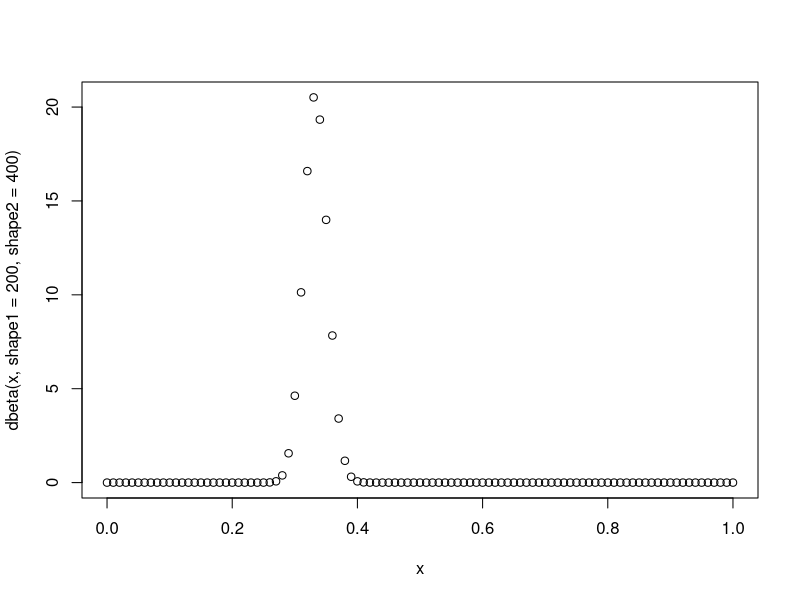
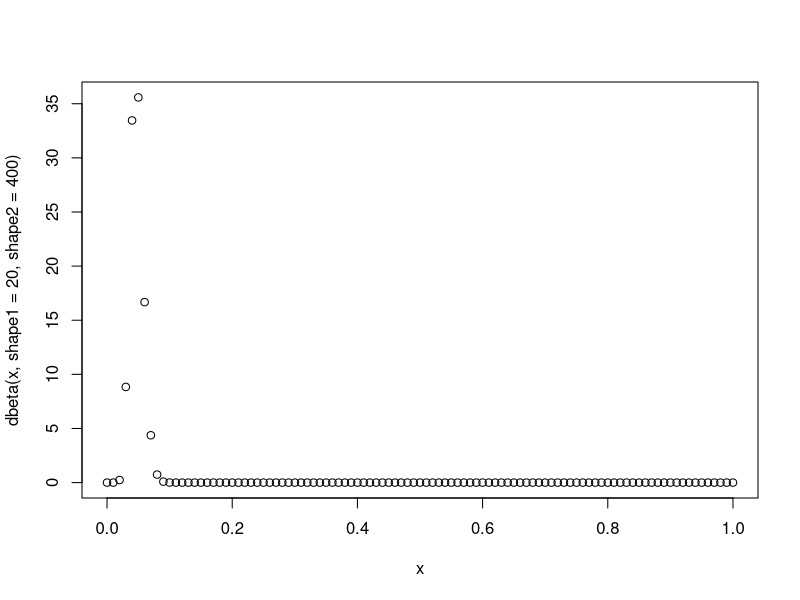
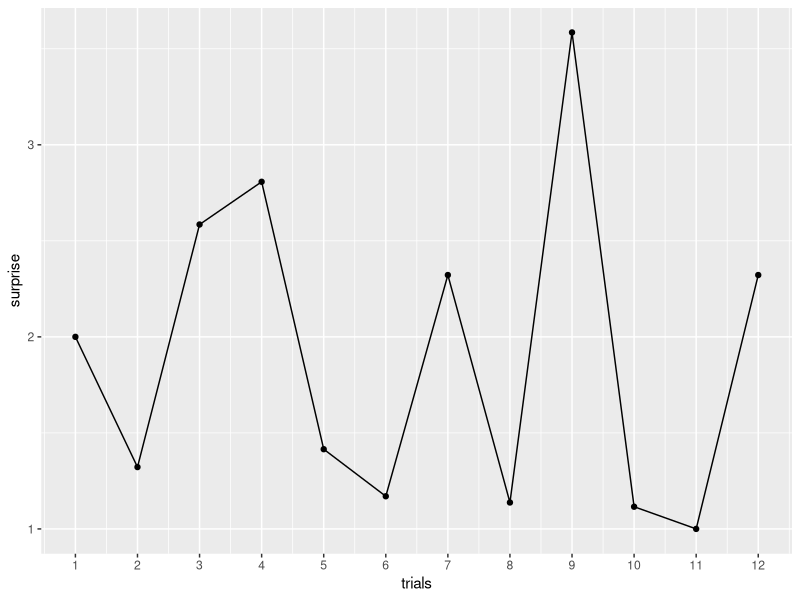
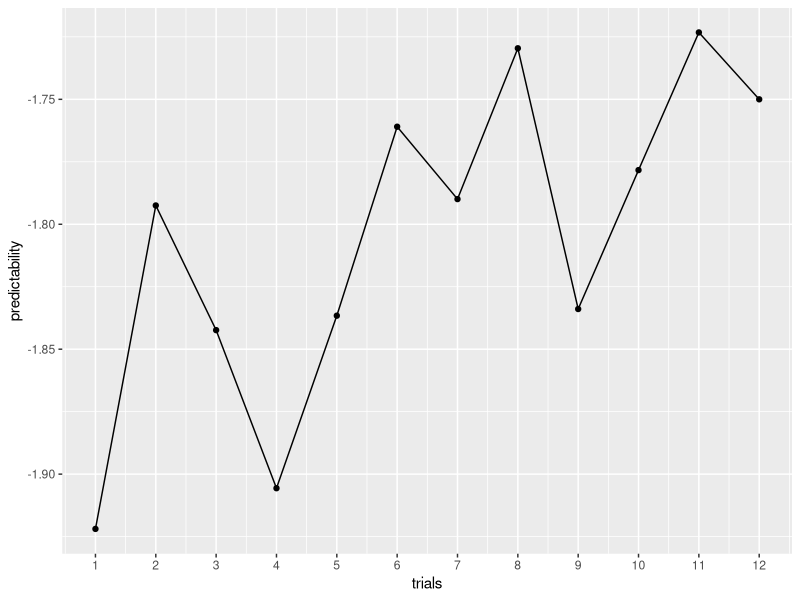
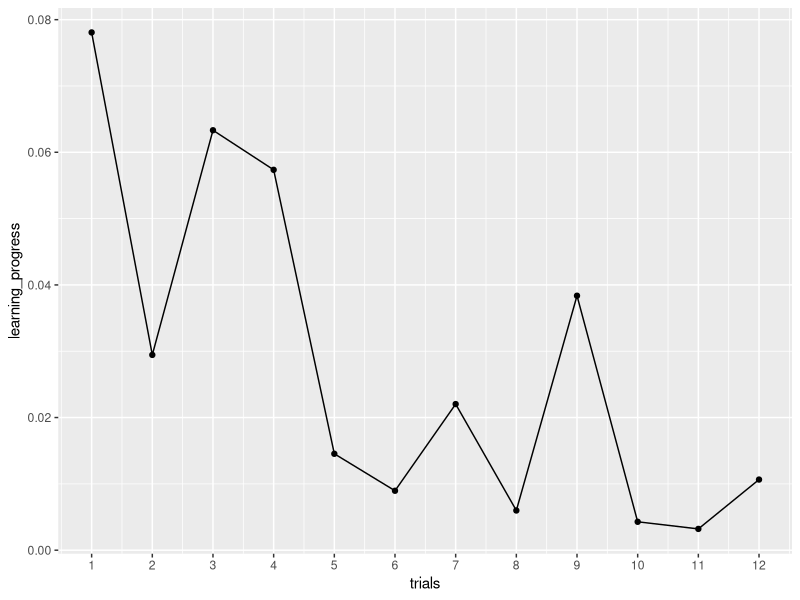
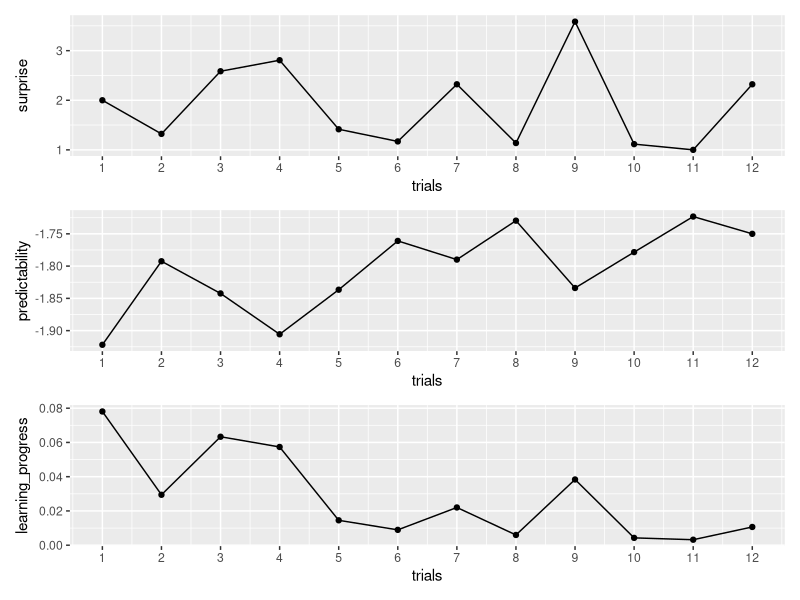

Write R code to recreate these figures, in order.
## ---- chunk 1
library(tidyverse)
library(permute)
## ---- chunk 2
#sample_seq <- rep(1:4, 4)[shuffle(1:15)]
sample_seq <- c(1,1,3,4,1,1,4,1,2,1,1,4)
## ---- chunk 3
x = seq(0,1,.01)
# shape parameters are the number of counts
plot(x, dbeta(x, shape1 = 200,shape2 = 400))
plot(x, dbeta(x, shape1= 20, shape2 = 400))

## ---- chunk 4
prior <- c(1,1,1,1)
## ---- chunk 5
n <- 12
model <- tibble(trials = 0:n, 
                bin1 = 0, 
                bin2 = 0, 
                bin3 = 0, 
                bin4 = 0)
# set the prior 
model[1,2:5] <- as.list(prior)

for (i in 1:length(sample_seq)) {
  model[model$trials == i, 2:5] <- model[model$trials == i-1, 2:5]
  model[model$trials == i, sample_seq[i]+1] <-  
    model[model$trials == i-1, sample_seq[i]+1] + 1
}

# i = 1 
model

## ---- chunk 6
library(magrittr)
model %<>%
  rowwise() %>%
  mutate(total = sum(bin1 + bin2 + bin3 + bin4),
         p1 = bin1 / total,
         p2 = bin2 / total,
         p3 = bin3 / total,
         p4 = bin4 / total)

model$observed <- c(NA, sample_seq)
model
## ---- chunk 7
model$surprisal <- 0
for (i in 1:length(sample_seq)){
  curr_bin = sample_seq[i]
  curr_bin_column = paste0("p", curr_bin)
  prev_probabiliy = model %>%
    filter(trials == i-1) %>% 
    select(curr_bin_column) %>% 
    pull()
  
  curr_suprirsal = -log2(prev_probabiliy)
  
  model[model$trials == i, ]$surprisal <- curr_suprirsal
  
}
## ---- chunk 8
model$surprisal <- NA
for (i in 1:(n+1)) {
  
  p_lasttrial <- c(model$p1[i-1], model$p2[i-1], model$p3[i-1], model$p4[i-1])
  model$surprisal[i] <- -log2( p_lasttrial[model$observed[i]]  )
}
model
## ---- chunk 9
model$predictability <- NA_real_
for (i in 1:(n+1)){
  current_trial_predict = model %>% 
    filter(trials == i) %>% 
    select(p1,p2,p3,p4) %>% 
    pivot_longer(p1:p4, names_to = "prob") %>% 
    mutate(log2_value = log2(value), 
           product = value * log2_value) %>% 
    summarise(sum(product)) %>% 
    pull()

  model[model$trials == i, ]$predictability <- current_trial_predict
  
  
}

model
## ---- chunk 10
model$learning_progress <- NA_real_
for (i in 1:(n+1)){

  #i = 1 
  
  previous_trial_prob <- model %>% 
    filter(trials == i-1) %>% 
    select(p1:p4) %>% 
    rename(bin1 = p1, bin2 = p2, bin3 = p3, bin4 = p4) %>% 
    pivot_longer(bin1:bin4, names_to = "bin", values_to = "prev_prob")
  
  
  
  current_trial_prob <- model %>% 
    filter(trials == i) %>% 
    select(p1:p4) %>% 
    rename(bin1 = p1, bin2 = p2, bin3 = p3, bin4 = p4) %>% 
    pivot_longer(bin1:bin4, names_to = "bin", values_to = "curr_prob")
  
  trial_bin = left_join(previous_trial_prob, 
                        current_trial_prob, 
                        by = "bin")
  
  d_bin = trial_bin %>% 
    mutate(d_bin = curr_prob * log2(curr_prob/prev_prob)) %>% 
    summarise(sum(d_bin)) %>% 
    pull()

  
  model[model$trials == i, ]$learning_progress <- d_bin
  
}

model
## ---- chunk 11
df.plot <- model %>% 
  select(trials, surprisal, predictability, learning_progress) %>% 
  pivot_longer(cols = c("surprisal", "predictability", "learning_progress"), 
               names_to = "measure", 
               values_to = "value") %>% 
  filter(trials != 0)

surprise_plot <- df.plot %>% 
  filter(measure == "surprisal") %>% 
  ggplot(aes(x = trials, y = value)) + 
  geom_point() + 
  geom_line() + 
  ylab("surprise") + 
   scale_x_continuous(breaks =seq(1,12,1))

predictability_plot <- df.plot %>% 
  filter(measure == "predictability") %>% 
  ggplot(aes(x = trials, y = value)) + 
  geom_point() + 
  geom_line() + 
  ylab("predictability") + 
  scale_x_continuous(breaks =seq(1,12,1))

learning_progress_plot <- df.plot %>% 
  filter(measure == "learning_progress") %>% 
  ggplot(aes(x = trials, y = value)) + 
  geom_point() + 
  geom_line() + 
  ylab("learning_progress") + 
  scale_x_continuous(breaks =seq(1,12,1))

surprise_plot
predictability_plot

learning_progress_plot

library(patchwork)
surprise_plot+predictability_plot+learning_progress_plot + plot_layout(ncol = 1)

